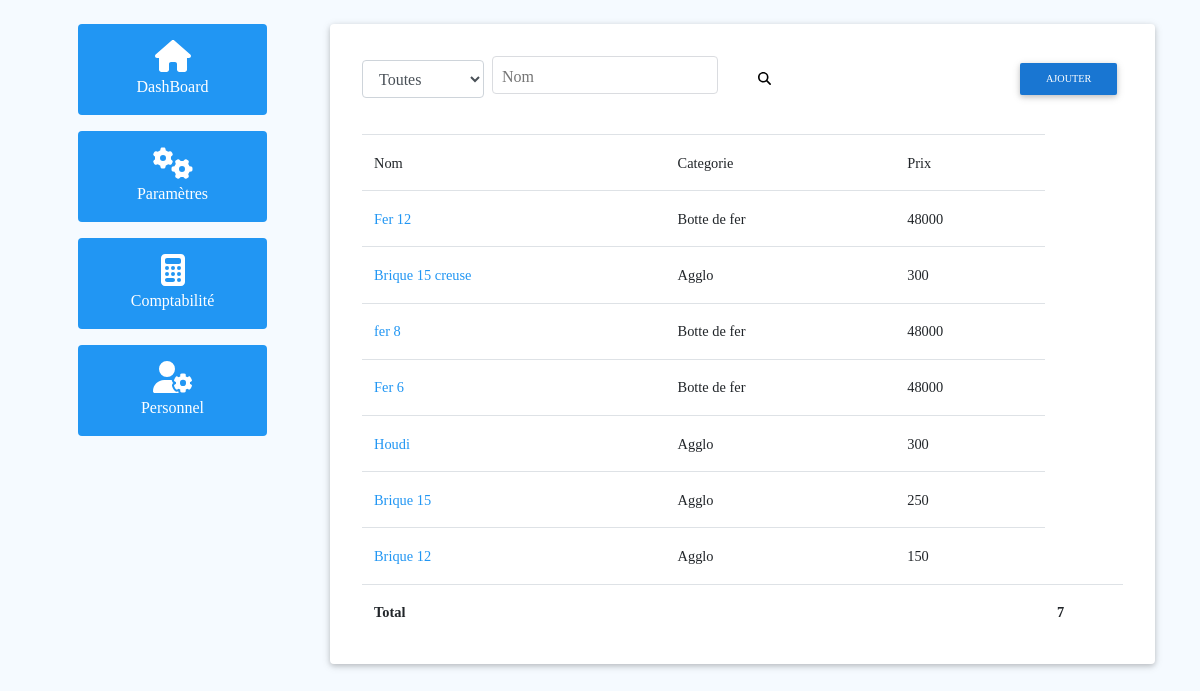
Page /produits/ on the committed database.
### caisse/models.py (models this page shows, shortened)
class Produit(models.Model):
    categorie = models.ForeignKey(Categorie, on_delete=models.SET_NULL, null=True)
    nom = models.CharField(max_length=100)
    infos = models.TextField(null=True, blank=True)
    prix = models.PositiveIntegerField(default=0)
    quantite_par_camion = models.PositiveIntegerField(default=1)
    class Meta:
        ordering = ['-pk']

class Categorie(models.Model):
    label = models.CharField(max_length=100)
    def __str__(self):
        return self.label

### caisse/views.py (the view)
# urls.py: path('produits/', ProduitListView.as_view(), name='produit_list'),
class ProduitListView(generic.ListView):
    model = Produit
    template_name = 'caisse/produit_list.html'
    def get_context_data(self, *, object_list=None, **kwargs):
        data= super(ProduitListView, self).get_context_data(object_list=object_list, **kwargs)
        data['categorie_list'] = Categorie.objects.all()
        return data
    def get(self, request, *args, **kwargs):
        if request.GET.get('categorie', None) is not None and request.GET['categorie'] != 't':
            self.queryset = self.get_queryset().filter(categorie=request.GET['categorie'])
        if request.GET.get('nom', None) is not None:
            self.queryset = self.get_queryset().filter(nom__contains=request.GET['nom'])
        return super(ProduitListView, self).get(request, *args, **kwargs)

### templates/caisse/produit_list.html (shortened to what this page needs)
{% extends 'caisse/home.html' %}
{% block home_nav %}
{% include 'caisse/_nav.html' %}
{% endblock %}
{% block home_content %}
<div class="jumbotron py-2 rounded">
    <div class="d-flex align-items-center">
        <div class="w-75">
            <form action="" class="form-inline" method="get">
                <select name="categorie" id="">
                    <option value="t" active>Toutes</option>
                </select>
                <div class="md-form md-outline">
                    <label for="">Nom</label>
                    <input type="text" name="nom" class="form-control">
                </div>
                <div>
                    <button class="btn btn-link" type="submit"> <span class="fa fa-search"></span></button>
                </div>
            </form>
        </div>
        <div class="w-25 text-right">
            <a href="{% url 'caisse:produit_create' %}" class="btn d-inline-block btn-blue btn-sm">Ajouter</a>
        </div>
    </div>
    <table class="mt-2 table">
        <tr>
            <th>Nom</th>
            <th>Categorie</th>
            <th>Prix</th>
        </tr>
        {% for client in object_list %}
        <tr>
            <td><a class="blue-text" href="">{{ client.nom }}</a> </td>
            <td>{{ client.categorie }}</td>
            <td>{{ client.prix }}</td>
        </tr>
        {% endfor %}
        <tr>
            <td class="font-weight-bold" colspan="6">Total</td>
            <td class="font-weight-bold">{{ object_list.count }}</td>
        </tr>
    </table>
</div>
{% endblock %}

### templates/base.html (style rules this page uses)
body { background-color: #f5faff; font-family: Bahnschrift; }

### rows in the picture
Produit: nom "Fer 12", categorie "Botte de fer", prix "48000"
Produit: nom "Brique 15 creuse", categorie "Agglo", prix "300"
Produit: nom "fer 8", categorie "Botte de fer", prix "48000"
Produit: nom "Fer 6", categorie "Botte de fer", prix "48000"
Produit: nom "Houdi", categorie "Agglo", prix "300"
Produit: nom "Brique 15", categorie "Agglo", prix "250"
Produit: nom "Brique 12", categorie "Agglo", prix "150"

### other values in the picture
{{ object_list.count }} "7"
